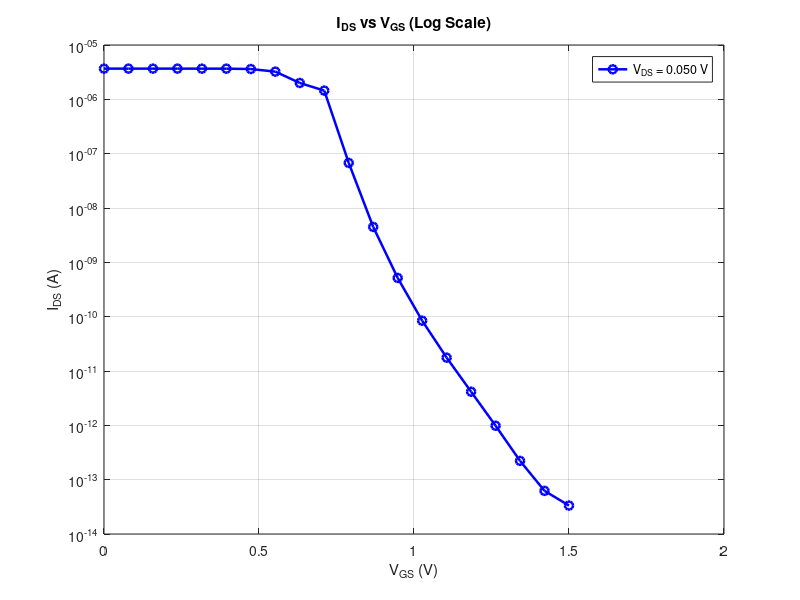
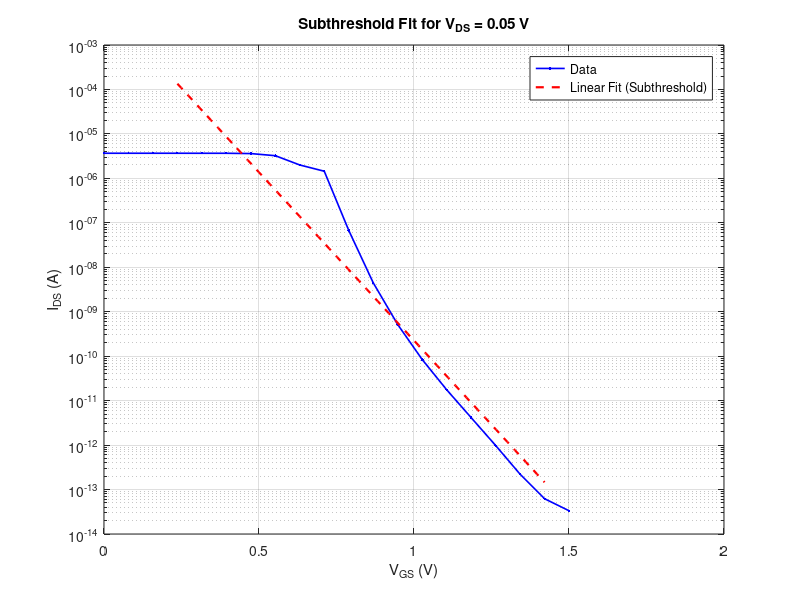

Source code (MATLAB) for these figures, in order:
clc; clear; close all;

EG1= importdata('gate_voltage_current_10.3nm.mat');
EG2= importdata('gate_voltage_current_8.9nm.mat');
EG3= importdata('gate_voltage_current_7.52nm.mat');
EG4= importdata('gate_voltage_current_6.1nm.mat');

Vds_all = 0.05*ones(1,20);
Vgs_all = EG1.Vgs;
Ids_all = EG4.I;


selected_Vds = [0.05];   % you can add more: [0.05 0.1 0.2]


figure;
hold on; grid on; box on;

colors = lines(length(selected_Vds));
markers = {'o','s','d','^','v','>','<','p','h','x','+'};

for i = 1:length(selected_Vds)
    Vds_val = selected_Vds(i);

    idx = abs(Vds_all - Vds_val) < 1e-6;

    Vgs = Vgs_all(idx);
    Ids = Ids_all(idx);

    Ids(Ids <= 0) = 1e-18; % avoid log(0)

    semilogy(Vgs, Ids, ...
        'LineWidth', 1.8, ...
        'Color', colors(i,:), ...
        'Marker', markers{mod(i-1,length(markers))+1}, ...
        'MarkerSize', 6);
end

set(gca, 'YScale', 'log');
xlabel('V_{GS} (V)');
ylabel('I_{DS} (A)');
title('I_{DS} vs V_{GS} (Log Scale)');
xlim([0 2]);

legendStrings = arrayfun(@(x) sprintf('V_{DS} = %.3f V', x), selected_Vds, 'UniformOutput', false);
legend(legendStrings, 'Location', 'best');

hold off;


fprintf('\n================ Subthreshold Swing (SS) Results ================\n');

for i = 1:length(selected_Vds)

    Vds_val = selected_Vds(i);
    idx = abs(Vds_all - Vds_val) < 1e-6;

    Vgs = Vgs_all(idx);
    Ids = Ids_all(idx);

    Ids(Ids <= 0) = 1e-16;

    logIds = log10(Ids);


    sub_idx = (Vgs > 0.2 & Vgs < 1.5); % set off current range

    Vgs_sub = Vgs(sub_idx);
    logIds_sub = logIds(sub_idx);

    % Sort data
    [Vgs_sub, sortIdx] = sort(Vgs_sub);
    logIds_sub = logIds_sub(sortIdx);

    coeffs = polyfit(Vgs_sub, logIds_sub, 1);
    slope = coeffs(1);  % d(logId)/d(Vgs)


    SS = -(1 / slope) * 1000;

    fprintf('Vds = %.3f V :  SS = %.2f mV/dec\n', Vds_val, SS);

    
    figure(100+i);
    semilogy(Vgs, Ids, 'b.-', 'LineWidth', 1.2);
    hold on; grid on; box on;

    Vgs_fit = linspace(min(Vgs_sub), max(Vgs_sub), 100);
    logIds_fit = polyval(coeffs, Vgs_fit);

    plot(Vgs_fit, 10.^logIds_fit, 'r--', 'LineWidth', 1.6);

    title(sprintf('Subthreshold Fit for V_{DS} = %.2f V', Vds_val));
    
    xlabel('V_{GS} (V)');
    ylabel('I_{DS} (A)');
   
    legend('Data', 'Linear Fit (Subthreshold)');
end
